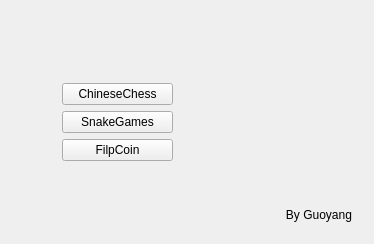
<?xml version="1.0" encoding="UTF-8"?>
<ui version="4.0">
 <class>WelcomeUI</class>
 <widget class="QWidget" name="WelcomeUI">
  <property name="geometry">
   <rect>
    <x>0</x>
    <y>0</y>
    <width>374</width>
    <height>244</height>
   </rect>
  </property>
  <property name="sizePolicy">
   <sizepolicy hsizetype="Fixed" vsizetype="Fixed">
    <horstretch>0</horstretch>
    <verstretch>0</verstretch>
   </sizepolicy>
  </property>
  <property name="windowTitle">
   <string>Form</string>
  </property>
  <layout class="QHBoxLayout" name="horizontalLayout">
   <item>
    <spacer name="horizontalSpacer">
     <property name="orientation">
      <enum>Qt::Horizontal</enum>
     </property>
     <property name="sizeType">
      <enum>QSizePolicy::Fixed</enum>
     </property>
     <property name="sizeHint" stdset="0">
      <size>
       <width>40</width>
       <height>20</height>
      </size>
     </property>
    </spacer>
   </item>
   <item>
    <widget class="QWidget" name="widget" native="true">
     <layout class="QVBoxLayout" name="verticalLayout">
      <item>
       <spacer name="verticalSpacer">
        <property name="orientation">
         <enum>Qt::Vertical</enum>
        </property>
        <property name="sizeHint" stdset="0">
         <size>
          <width>20</width>
          <height>40</height>
         </size>
        </property>
       </spacer>
      </item>
      <item>
       <widget class="QPushButton" name="ChineseChessBtn">
        <property name="text">
         <string>ChineseChess</string>
        </property>
       </widget>
      </item>
      <item>
       <widget class="QPushButton" name="SnakeGamesBtn">
        <property name="text">
         <string>SnakeGames</string>
        </property>
       </widget>
      </item>
      <item>
       <widget class="QPushButton" name="FilpCoinBtn">
        <property name="text">
         <string>FilpCoin</string>
        </property>
       </widget>
      </item>
      <item>
       <spacer name="verticalSpacer_2">
        <property name="orientation">
         <enum>Qt::Vertical</enum>
        </property>
        <property name="sizeHint" stdset="0">
         <size>
          <width>20</width>
          <height>40</height>
         </size>
        </property>
       </spacer>
      </item>
     </layout>
    </widget>
   </item>
   <item>
    <spacer name="horizontalSpacer_2">
     <property name="orientation">
      <enum>Qt::Horizontal</enum>
     </property>
     <property name="sizeType">
      <enum>QSizePolicy::Fixed</enum>
     </property>
     <property name="sizeHint" stdset="0">
      <size>
       <width>40</width>
       <height>20</height>
      </size>
     </property>
    </spacer>
   </item>
   <item>
    <widget class="QWidget" name="widget_2" native="true">
     <layout class="QVBoxLayout" name="verticalLayout_2">
      <item>
       <spacer name="verticalSpacer_3">
        <property name="orientation">
         <enum>Qt::Vertical</enum>
        </property>
        <property name="sizeHint" stdset="0">
         <size>
          <width>20</width>
          <height>167</height>
         </size>
        </property>
       </spacer>
      </item>
      <item>
       <widget class="QLabel" name="label">
        <property name="text">
         <string>By Guoyang</string>
        </property>
        <property name="alignment">
         <set>Qt::AlignRight|Qt::AlignTrailing|Qt::AlignVCenter</set>
        </property>
       </widget>
      </item>
     </layout>
    </widget>
   </item>
  </layout>
 </widget>
 <layoutdefault spacing="6" margin="11"/>
 <resources/>
 <connections/>
</ui>
